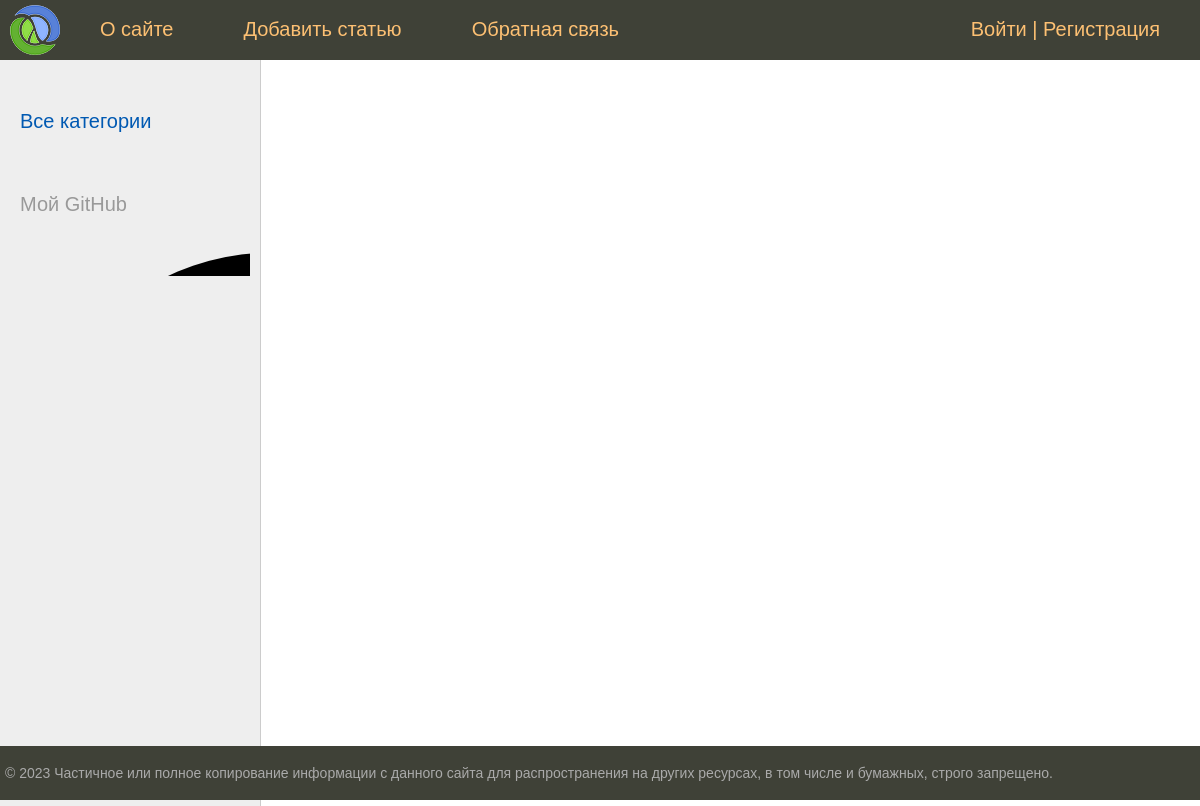
Before: / with the older database file.
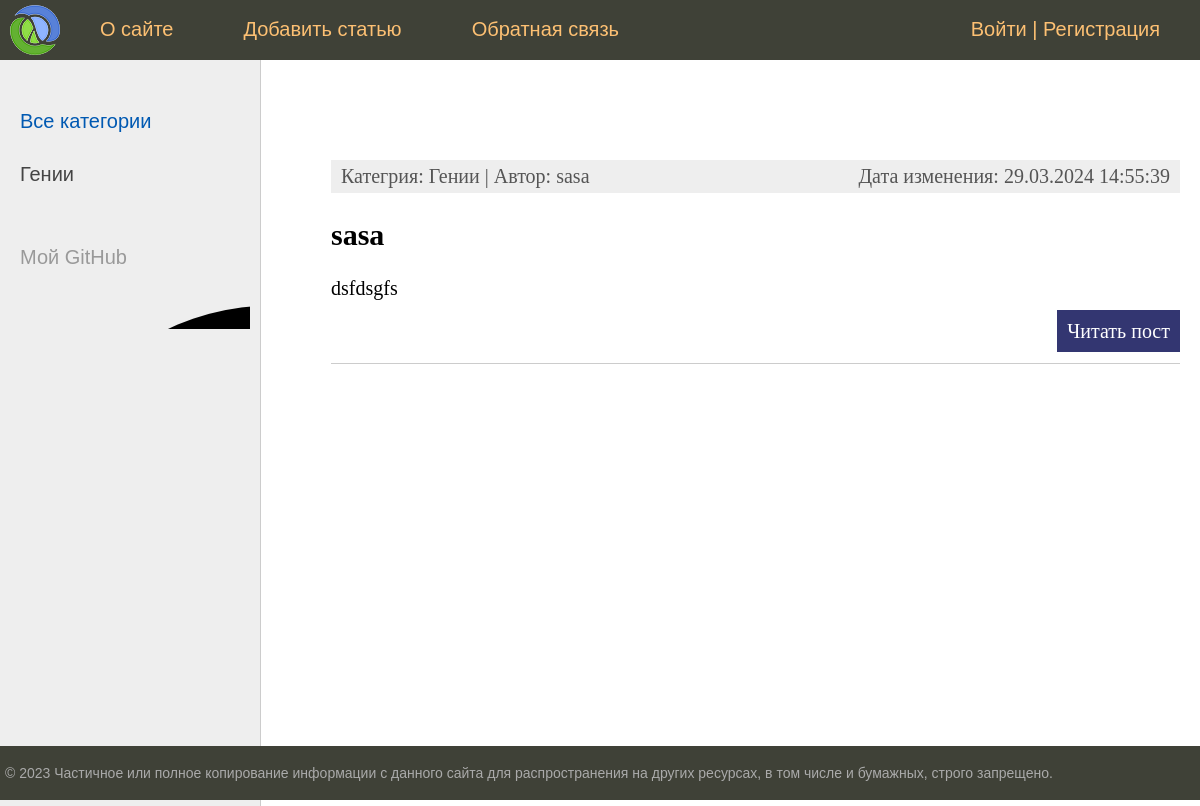
After: the same page with the newer database file.
### newsline/models.py (models this page shows, shortened)
class Category(models.Model):
    name = models.CharField(max_length=100, db_index=True, verbose_name='Категория')
    slug = models.SlugField(max_length=255, unique=True, db_index=True)
    class Meta:
        verbose_name = 'Категория'
        verbose_name_plural = 'Категории'
    def get_absolute_url(self):
        return reverse('category', kwargs={'cat_slug': self.slug})

class Post(models.Model):
    class Status(models.IntegerChoices):
        DRAFT = 0, 'Черновик'
        PUBLISHED = 1, 'Опубликовано'
    title = models.CharField(max_length=255, verbose_name='Заголовок')
    slug = models.SlugField(max_length=255, unique=True, db_index=True, verbose_name='Слаг',
                            validators=[
                                MinLengthValidator(5),
                                MaxLengthValidator(255),
                            ])
    photo = models.ImageField(upload_to='photos/%Y/%m/%d', default=None, blank=True, null=True,
                              verbose_name='Фотография')
    content = models.TextField(blank=True, verbose_name='Контент')
    time_create = models.DateTimeField(auto_now_add=True, verbose_name='Время создания')
    time_update = models.DateTimeField(auto_now=True, verbose_name='Время обновления')
    is_published = models.IntegerField(choices=Status.choices, default=Status.PUBLISHED, verbose_name='Публикация')
    cat = models.ForeignKey('Category', on_delete=models.PROTECT, related_name='posts', verbose_name='Категория')
    tags = models.ManyToManyField('TagPost', blank=True, related_name='tags', verbose_name='Теги')
    husband = models.OneToOneField('Husband', on_delete=models.SET_NULL, null=True, blank=True, related_name='woman',
                                   verbose_name='Муж')
    author = models.ForeignKey(get_user_model(), on_delete=models.SET_NULL, related_name='posts', null=True,
                               default=None)
    objects = models.Manager()
    published = PublishedManager()
    class Meta:
        verbose_name = 'Посты'
        verbose_name_plural = 'Посты'
        ordering = ['-time_create']
        indexes = [
            models.Index(fields=['-time_create'])
        ]
    def get_absolute_url(self):
        return reverse('post', kwargs={'post_slug': self.slug})

### users/models.py (models this page shows)
class User(AbstractUser):
    photo = models.ImageField(upload_to='users/%Y/%m/%d/', blank=True, null=True, verbose_name='Фотография')
    date_birth = models.DateTimeField(blank=True, null=True, verbose_name='Дата рождения')

### newsline/views.py (the view)
# urls.py: 2. Add a URL to urlpatterns:  path('', Home.as_view(), name='home')
class Home(DataMixin, ListView):
    template_name = 'newsline/index.html'
    context_object_name = 'posts'
    title_page = 'Главная страница'
    cat_selected = 0
    def get_queryset(self):
        return Post.published.all().select_related('cat')

### newsline/models.py (called while the page is built)
    def get_queryset(self):
        return super().get_queryset().filter(is_published=1)

### newsline/templatetags/newsline_tags.py (called while the page is built)
@register.inclusion_tag('newsline/list_categories.html')
def show_categories(cat_selected=0):
    cats = Category.objects.annotate(total=Count('posts')).filter(total__gt=0)
    return {'cats': cats, 'cat_selected': cat_selected}

@register.inclusion_tag('newsline/list_tags.html')
def show_all_tags():
    return {'tags': TagPost.objects.annotate(total=Count('tags')).filter(total__gt=0)}

### users/context_processors.py (called while the page is built)
def get_news_context(request):
    return {'mainmenu': menu}

### newsline/templates/newsline/index.html (shortened to what this page needs)
{% extends 'base.html' %}
{% block content %}
<ul class="list-articles">
	{% for p in posts %}
			<li>
				<div class="article-panel">
					<p class="first">Категрия: {{p.cat.name}} | Автор: {{ p.author.username|default:"неизвестен" }}</p>
					<p class="last">Дата изменения: {{p.time_update|date:"d.m.Y H:i:s"}}</p>
				</div>
				<h2>{{p.title}}</h2>
    {% autoescape off %}
	{{p.content|linebreaks|truncatewords:40}}
    {% endautoescape %}
			<p class="link-read-post"><a href="{{ p.get_absolute_url }}">Читать пост</a></p>
			</li>
	{% endfor %}
</ul>
{% endblock %}

### newsline/templates/newsline/list_categories.html
{% for cat in cats %}
{% if cat.id == cat_selected %}
<li class="selected">{{cat.name}}</li>
{% else %}
<li><a href="{{ cat.get_absolute_url }}">{{cat.name}}</a></li>
{% endif %}
{% endfor %}

Changed rows visible on the page:
added Category: name "Гении"
added Post: cat.name "Гении", author.username "sasa", time_update "29.03.2024 14:55:39", title "sasa", content "dsfdsgfs"
